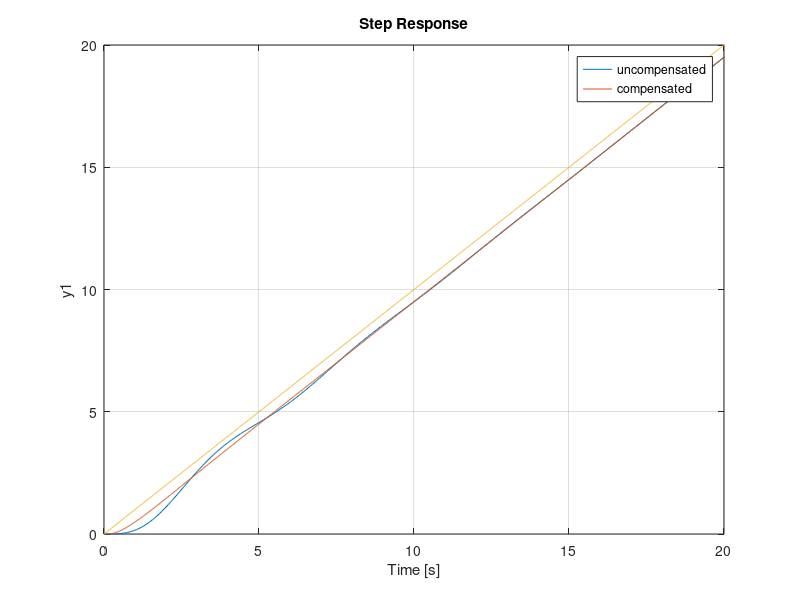

Recreate this plot in MATLAB.
num = [0 0 0 10];
den = [1 6 5 0];

G1 = tf(num,den);

numc = [.513 1];
denc = [.088 1];

Gc = tf(numc,denc);

GcGc = series(Gc,Gc);

G1GcGc = series(G1,GcGc);

% bode(G1,G1GcGc)

numr = [0 1];
denr = [1 0];
ramp = tf(numr,denr);

cl1 = feedback(G1,1);
clc = feedback(G1GcGc,1);

rampG1 = series(cl1,ramp);
rampG1GcGc = series(clc,ramp);

step(rampG1,rampG1GcGc,ramp)
legend('uncompensated','compensated')
xlim([0 20])
ylim([0 20])
